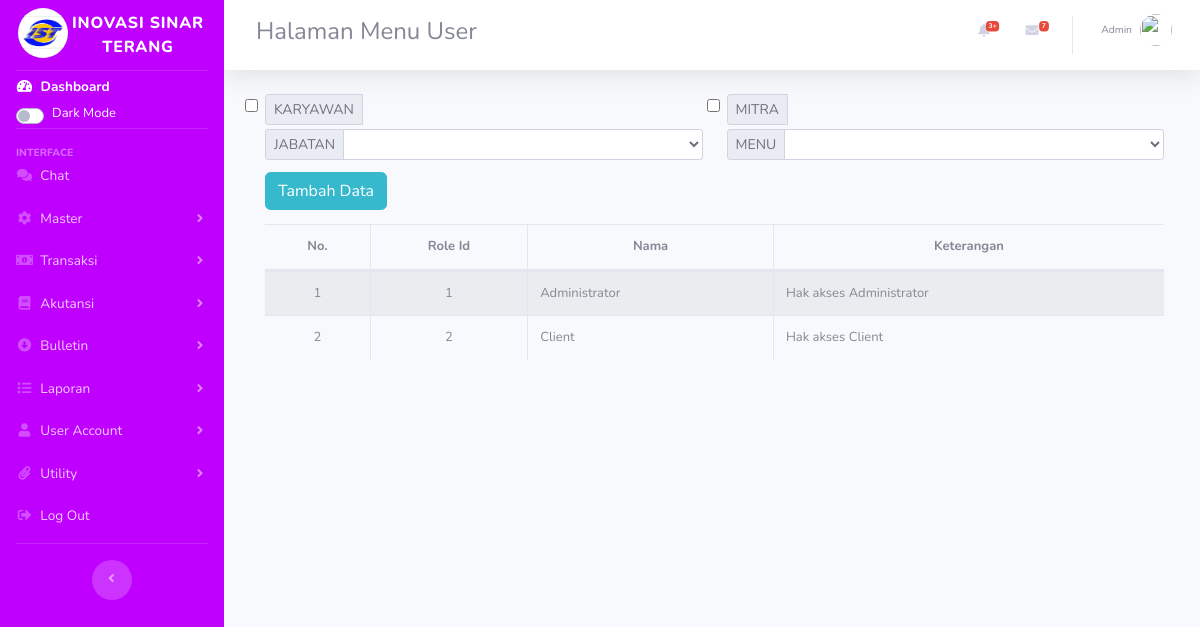
The app's page /index.php/hakakses with its own data.
### tables this page shows
CREATE TABLE `tbl_role` (
  `id` int(11) NOT NULL,
  `name` varchar(50) NOT NULL,
  `description` text NOT NULL
);

### application/controllers/Hakakses.php (called while the page is built, shortened)
<?php
class Hakakses extends CI_Controller
{
    public function __construct(){
        $this->load->model('m_role');
        $this->load->library('form_validation');
    }
    public function index(){
        $topik['judul'] = 'Halaman Menu User';
        $data['tbl_role'] = $this->m_role->tampil_data();
        $this->load->view('templates/header',$topik);
        $this->load->view('hakakses/index',$data);
        $this->load->view('templates/footer');
    }
}

### index.php (called while the page is built, shortened)
<?php
require_once BASEPATH.'core/CodeIgniter.php';

### application/models/M_role.php (called while the page is built)
<?php
class M_role extends CI_Model{
    public function tampil_data(){
        return $this->db->get('tbl_role')->result_array();
    }
}

### application/views/hakakses/index.php (the view, shortened to what this page needs)
<div class="content-wrapper col-12">
<section class="content-header ml mt-2 auto">
<div style="margin-left:5px">
<div class="">
<div class="container">
<div class="row mt-3 mb-2">
    <div class="col-lg-6">
        <form action="" method="post">
            <div class="input-group input-group-sm">
                <div class="input-group-prepend">
                    <label for="exampleCheck" class="input-group-text">KARYAWAN</label>
                </div>
                <input type="checkbox" class="form-check-input" id="exampleCheck">
            </div>
            <div class="input-group input-group-sm mt-1 mb-1">
            <div class="input-group-prepend">
                    <label for="exampleCheck" class="input-group-text">JABATAN</label>
                </div>
            <select name="" id="" class="form-control">
                    <option value=""></option>
                    <option value="">Branch Manager</option>
                </select>
           </div>
        </form>
    </div>
    <div class="col-lg-6">
    <form action="" method="post">
            <div class="input-group input-group-sm">
                <div class="input-group-prepend">
                    <label for="exampleCheck" class="input-group-text">MITRA</label>
                </div>
                <input type="checkbox" class="form-check-input" id="exampleCheck">
            </div>
            <div class="input-group input-group-sm mt-1 mb-1">
            <div class="input-group-prepend">
                    <label for="exampleCheck" class="input-group-text">MENU</label>
                </div>
            <select name="" id="" class="form-control">
                    <option value=""></option>
                    <option value="">Master Barang</option>
                </select>
           </div>
        </form>
            </div>
    </div>
<a href="<?= base_url('users/tambah');?>" class="btn btn-info mb-2">Tambah Data</a>
<div class="table-responsive">
<table id="mytable" class="table table-striped table-bordered table-hover table-full-width dataTable" cellspacing="0" width="" style="font-size: small;">
        <thead>
            <tr style="text-align:center">
                <th>No.</th>
                <th>Role Id</th>
                <th>Nama</th>
                <th>Keterangan</th>
            </tr>
        </thead>
        <tbody>
            <?php $i=1;?>
            <?php foreach ($tbl_role as $usr): ?>
            <tr>
                <td style="text-align:center">
                    <?php echo $i;?>
                </td>
                <td style="text-align:center">
                    <?php echo $usr['id'] ?>
                </td>
                <td width="">
                    <?php echo $usr['name'] ?>
                </td>
                <td width="">
                    <?php echo $usr['description'] ?>
                </td>
            </tr>
            <?php $i++;?>
            <?php endforeach; ?>
        </tbody>
    </table>
    </div>
</div>

### records on screen
tbl_role: id "1", name "Administrator", description "Hak akses Administrator"
tbl_role: id "2", name "Client", description "Hak akses Client"

### other values on screen
$judul "Halaman Menu User"
